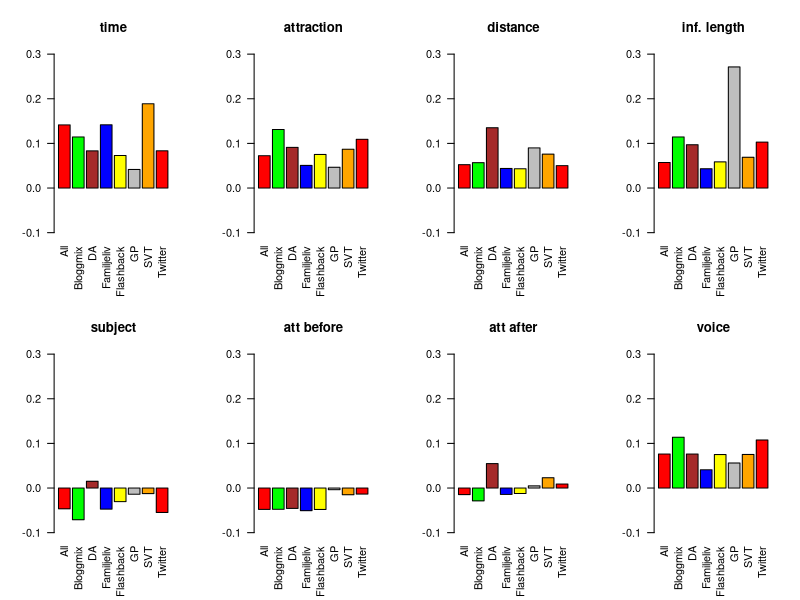

Source code (R):
dataset <- read.csv("correl_transposed.tsv",sep="\t",header=TRUE)
par(mfrow = c(2,4))
barplot(dataset$time,ylim=c(-0.1,0.3),col=c("red","green","brown","blue","yellow","gray","orange"),main="time",names.arg=dataset$corpus,las=2)
barplot(dataset$attraction,ylim=c(-0.1,0.3),col=c("red","green","brown","blue","yellow","gray","orange"),main="attraction",names.arg=dataset$corpus,las=2)
barplot(dataset$distance_to_att_words,ylim=c(-0.1,0.3),col=c("red","green","brown","blue","yellow","gray","orange"),main="distance",names.arg=dataset$corpus,las=2)
barplot(dataset$inf_length,ylim=c(-0.1,0.3),col=c("red","green","brown","blue","yellow","gray","orange"),main="inf. length",names.arg=dataset$corpus,las=2)
barplot(dataset$subject,ylim=c(-0.1,0.3),col=c("red","green","brown","blue","yellow","gray","orange"),main="subject",names.arg=dataset$corpus,las=2)
barplot(dataset$att_before,ylim=c(-0.1,0.3),col=c("red","green","brown","blue","yellow","gray","orange"),main="att before",names.arg=dataset$corpus,las=2)
barplot(dataset$att_after,ylim=c(-0.1,0.3),col=c("red","green","brown","blue","yellow","gray","orange"),main="att after",names.arg=dataset$corpus,las=2)
barplot(dataset$voice,ylim=c(-0.1,0.3),col=c("red","green","brown","blue","yellow","gray","orange"),main="voice",names.arg=dataset$corpus,las=2)



